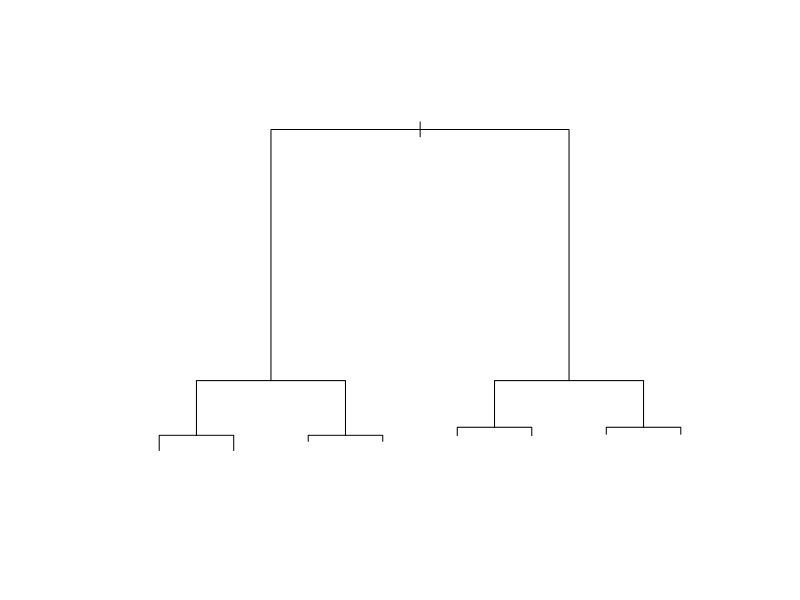
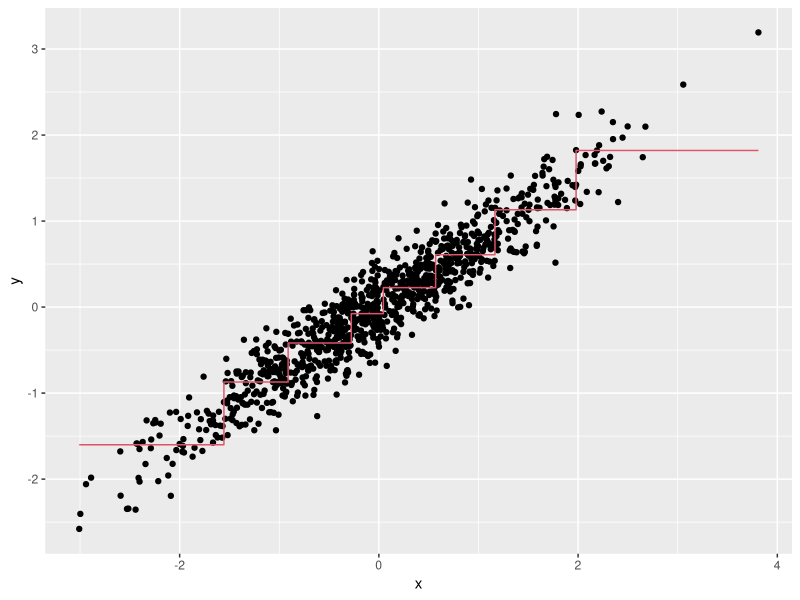
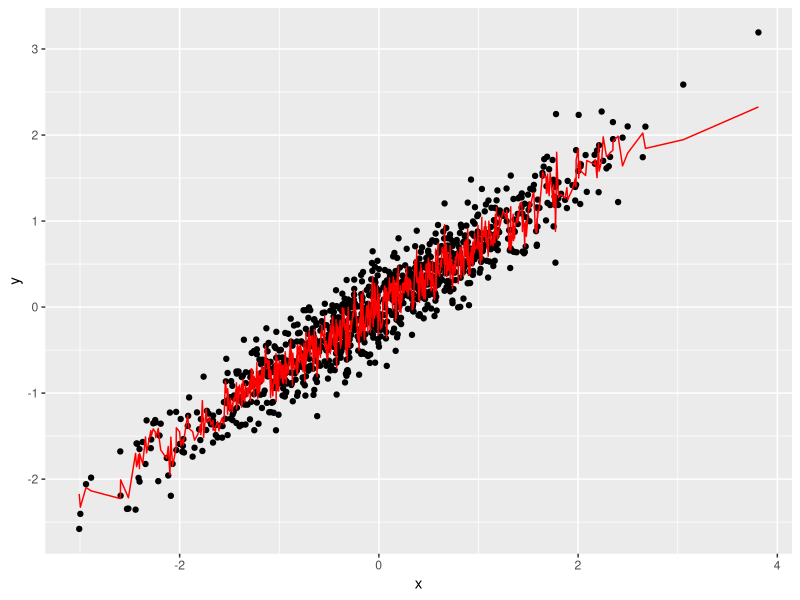
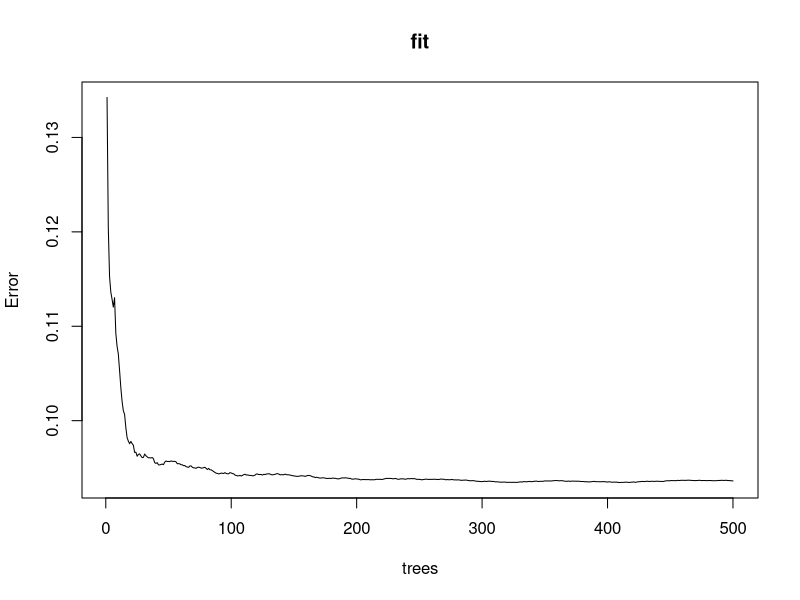
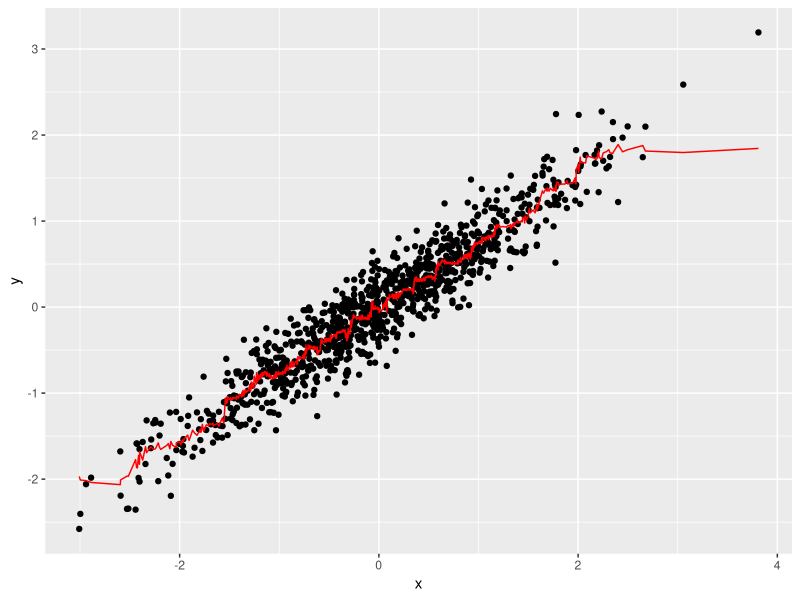

Write the R code that produced these figures, in order.
library(rpart)
library(tidyverse)
n <- 1000
sigma <- 0.25
set.seed(1)
x <- rnorm(n, 0, 1)
y <- 0.75 * x + rnorm(n, 0, sigma)
dat <- data.frame(x = x, y = y)

fit <- rpart(y ~ ., data=dat)

plot(fit, margin = 0.1)

dat %>% 
  mutate(y_hat=predict(fit)) %>%
  ggplot() +
  geom_point(aes(x, y)) +
  geom_step(aes(x, y_hat), col=2)

library(randomForest)

fit <- randomForest(y ~ x, data=dat)

dat %>% 
  mutate(y_hat=predict(fit)) %>%
  ggplot() +
  geom_point(aes(x, y)) +
  geom_line(aes(x, y_hat), col='red')

plot(fit)

fit <- randomForest(y ~ x, data=dat, nodesize=50, maxnodes=25)

dat %>% 
  mutate(y_hat=predict(fit)) %>%
  ggplot() +
  geom_point(aes(x, y)) +
  geom_line(aes(x, y_hat), col='red')
